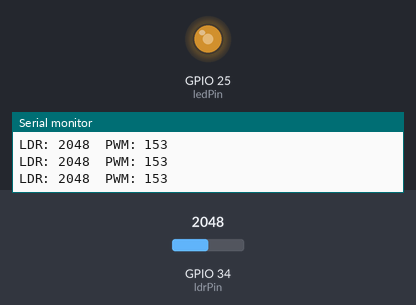
A sketch run on a simulated ESP32. Shown: output pins drawn as LEDs (lit = HIGH), the last lines printed to the serial monitor. The test bench sets the inputs (shaded band); at power-on: GPIO 34 (ldrPin) = 2048.

Above: at 1.2 s.
1.3 s: GPIO 34 (ldrPin) set to 2866
At 2.1 s:
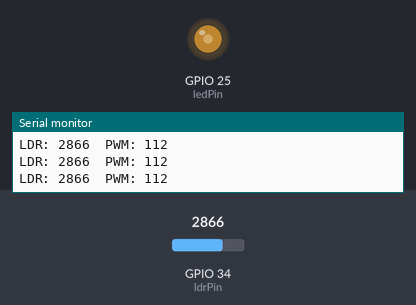
2.8 s: GPIO 34 (ldrPin) set to 4095
At 3.5 s:
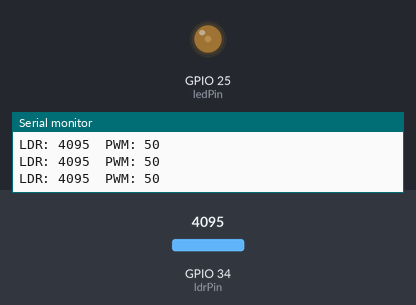
4.3 s: GPIO 34 (ldrPin) set to 1228
At 4.9 s:
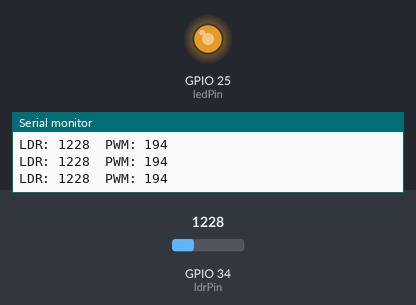
5.8 s: GPIO 34 (ldrPin) set to 2047
At 6.4 s:
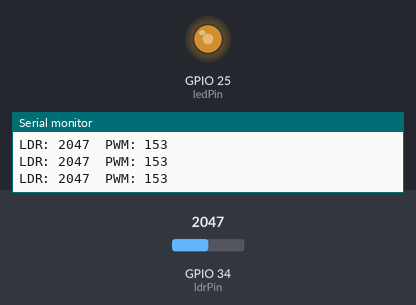
Timing chart, 0 to 8.3 s (numbered marks = the images above; inputs shaded):
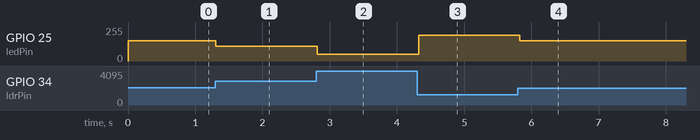

Measured:
- after the input at 1.3 s, GPIO 25 (ledPin): 152/255 → 112/255 at once
- after the input at 2.8 s, GPIO 25 (ledPin): 112/255 → 50/255 at once
- after the input at 4.3 s, GPIO 25 (ledPin): 50/255 → 193/255 at once
- after the input at 5.8 s, GPIO 25 (ledPin): 193/255 → 152/255 at once

The sketch:

automatic_headlight_control.ino
```cpp
int ldrPin = 34;
int ledPin = 25;

void setup() {
  Serial.begin(115200);
  ledcAttach(ledPin, 5000, 8);
}

void loop() {
  int ldr = analogRead(ldrPin);

  int pwm = map(ldr, 0, 4095, 255, 50);
  pwm = constrain(pwm, 50, 255);

  ledcWrite(ledPin, pwm);

  Serial.print("LDR: ");
  Serial.print(ldr);
  Serial.print("  PWM: ");
  Serial.println(pwm);

  delay(50);
}
```
